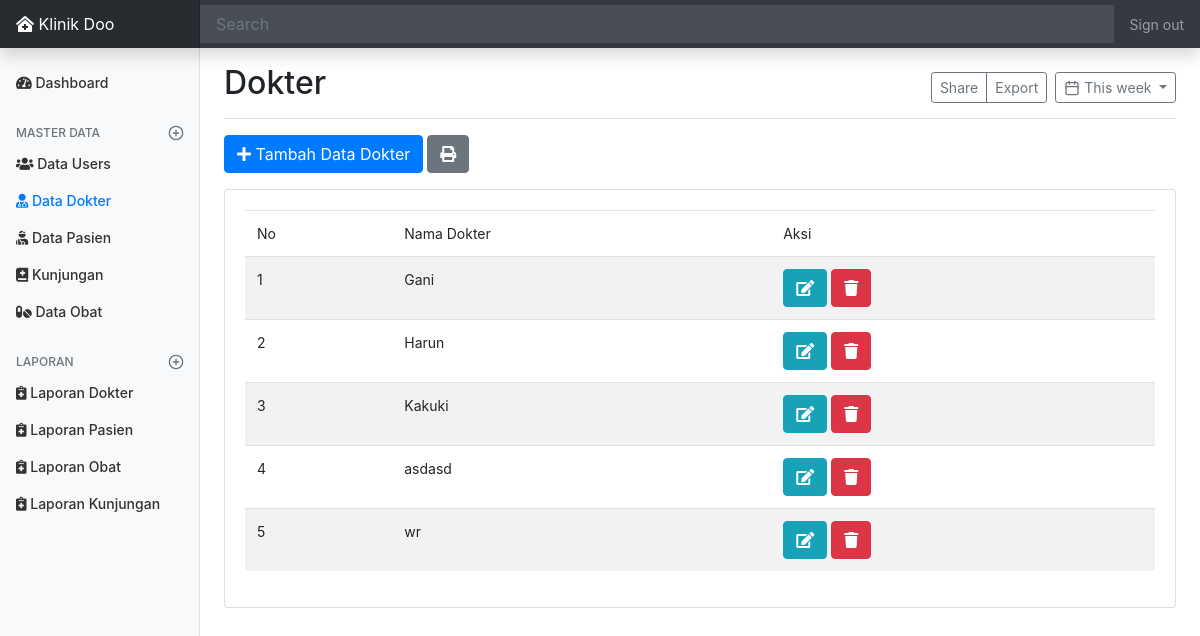
The page /index.php/admin/dokter on the database its author committed.
### tables this page shows
CREATE TABLE `dokter` (
  `id_dokter` int(11) NOT NULL,
  `nama_dokter` varchar(50) NOT NULL
);

### application/controllers/admin/Dokter.php (called while the page is built, shortened)
<?php
class Dokter extends CI_Controller {
	public function __construct()
	{
		$this->load->model('Dokter_m');
		$this->load->library('form_validation');
	}
	public function index()
	{
		$data['title'] = 'Dokter';
		$data['dokter'] = $this->Dokter_m->get('dokter')->result_array();
		$this->form_validation->set_rules('nama', 'Nama Dokter', 'required|trim');
		if($this->form_validation->run() == FALSE) {
			$this->load->view('layout/header', $data);
			$this->load->view('layout/sidebar');
			$this->load->view('admin/dokter/index');
			$this->load->view('layout/footer');
		}
	}
}

### index.php (called while the page is built, shortened)
<?php
require_once BASEPATH.'core/CodeIgniter.php';

### application/models/Dokter_m.php (called while the page is built, shortened)
<?php
class Dokter_m extends CI_Model {
	public function get($table)
	{
		return $this->db->get($table);
	}
}

### application/views/admin/dokter/index.php (the view, shortened to what this page needs)
<main role="main" class="col-md-9 ml-sm-auto col-lg-10 px-md-4">
  <div class="d-flex justify-content-between flex-wrap flex-md-nowrap align-items-center pt-3 pb-2 mb-3 border-bottom">
    <h1 class="h2"><?= $title; ?></h1>
    <div class="btn-toolbar mb-2 mb-md-0">
      <div class="btn-group mr-2">
        <button type="button" class="btn btn-sm btn-outline-secondary">Share</button>
        <button type="button" class="btn btn-sm btn-outline-secondary">Export</button>
      </div>
      <button type="button" class="btn btn-sm btn-outline-secondary dropdown-toggle">
        <span data-feather="calendar"></span>
        This week
      </button>
    </div>
  </div>
  <div class="row mb-2">
    <div class="col-md-6">
      <button type="button" class="btn btn-primary mb-2" data-toggle="modal" data-target="#formModalDokter">
        <i class="fas fa-plus"></i> Tambah Data Dokter
      </button>
      <a href="<?= base_url('laporan/dokter'); ?>" target="_blank" class="btn btn-secondary mb-2"><i class="fas fa-print"></i></a>
    </div>
  </div>
  <div class="card">
    <div class="card-body">
      <div class="row">
        <div class="col-md">
          <div class="table-responsive">
            <table class="table table-striped">
              <thead>
                <tr>
                  <td>No</td>
                  <td>Nama Dokter</td>
                  <td>Aksi</td>
                </tr>
              </thead>
              <tbody>
                <?php $no = 1; foreach($dokter as $u) : ?>
                  <tr>
                    <td><?= $no++; ?></td>
                    <td><?= $u['nama_dokter']; ?></td>
                    <td>
                      <a href="<?= base_url('admin/dokter/ubah/') . $u['id_dokter']; ?>" class="btn btn-info"><i class="fas fa-edit"></i></a>
                      <a href="<?= base_url('admin/dokter/hapus/') . $u['id_dokter']; ?>" class="btn btn-danger" onclick="return confirm('Yakin Hapus ?')"><i class="fas fa-trash"></i></a>
                    </td>
                  </tr>
                <?php endforeach; ?>
              </tbody>
            </table>
          </div>
        </div>
      </div>
    </div>
  </div>
</main>

### assets/css/dashboard.css (style rules this page uses)
body { font-size: .875rem; }
.feather { width: 16px; height: 16px; vertical-align: text-bottom; }

### rows shown on the page
dokter: nama_dokter "Gani"
dokter: nama_dokter "Harun"
dokter: nama_dokter "Kakuki"
dokter: nama_dokter "asdasd"
dokter: nama_dokter "wr"

### other values the page prints
$title "Dokter"
